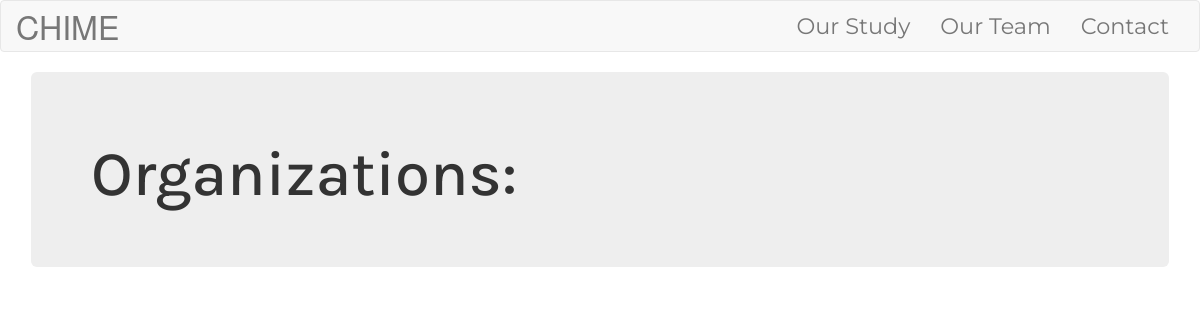
Before: /info/stafflist/ with the older database file.
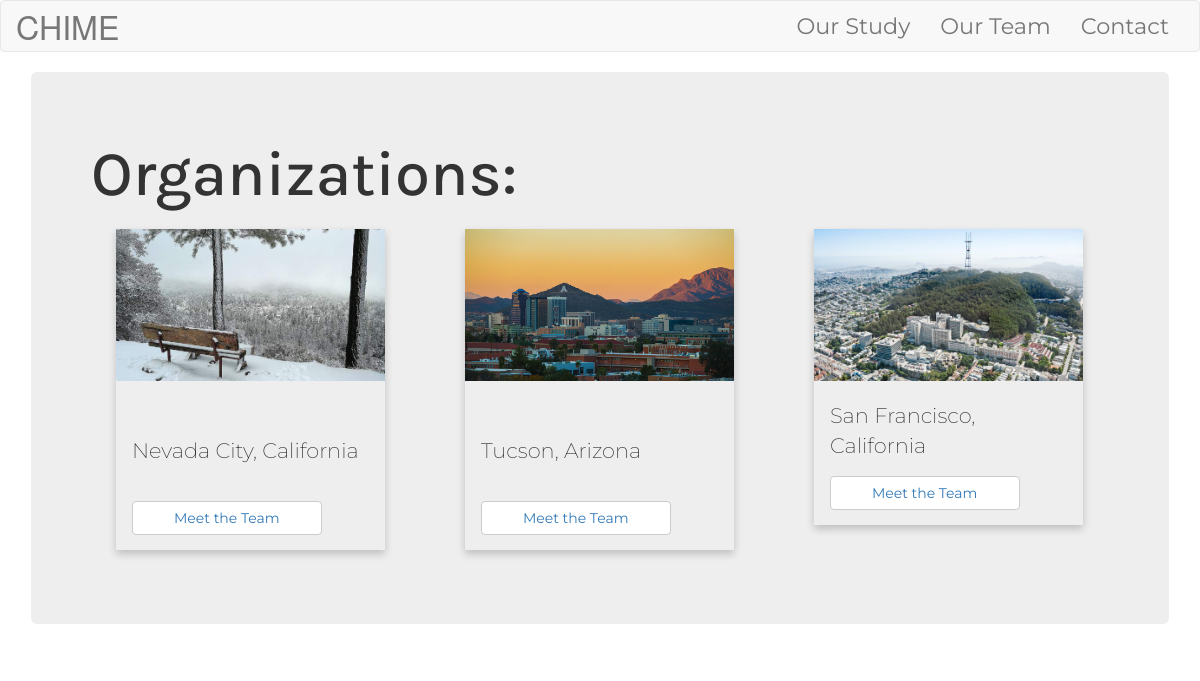
After: the same page with the newer database file.
### info/models.py (models this page shows, shortened)
class Org(models.Model):
    name = models.CharField(max_length=256)
    url = models.URLField()
    city = models.CharField(max_length=256)
    state = models.CharField(max_length=256)
    image = models.ImageField(upload_to='images/', max_length=100, default='NoPho.jpg')

### info/views.py (the view)
# urls.py: path('stafflist/',views.OrgListView.as_view(),name='stafflist'),
class OrgListView(ListView):
    context_object_name = 'Orgs'
    model = models.Org
    template_name = 'info/org_list.html'

### info/templates/info/org_list.html (shortened to what this page needs)
{% extends 'info/info_base.html' %}
{% block body_block %}
{% load static %}
<div class="jumbotron">
<h1>Organizations: </h1>
  <div class="row">
  {% for place in Orgs %}
  {% if place.id == 1 or place.id == 2 %}
    <div class="column">
      <div class="card">
        <img src='{{place.image.url}}' alt="Campus of {{place.name}}" style="width:100%; display: block; margin-left: auto; margin-right: auto;">
        <div class="container">
          <br>
          <p class="title">  <p>{{place.city}}, {{place.state}}</p></p>
          <br>
          <p><button class="btn btn-default" style="width:80%;"><a href="{{place.id}}/">Meet the Team</a></button></p>
        </div>
      </div>
    </div>
    {% else %}
    <div class="column">
      <div class="card">
        <img src='{{place.image.url}}' alt="Campus of {{place.name}}" style="width:100%; display: block; margin-left: auto; margin-right: auto;">
        <div class="container">
          <p class="title">  <p>{{place.city}}, {{place.state}}</p></p>
          <p><button class="btn btn-default" style="width:80%;"><a href="{{place.id}}/">Meet the Team</a></button></p>
        </div>
      </div>
  </div>
  {% endif %}
  {% endfor %}
  </div>
</div>
{% endblock %}

### info/templates/info/info_base.html (shortened to what this page needs)
<!DOCTYPE html>
{% load static %}
<html lang="en" dir="ltr">
  <head>
    <link rel="stylesheet" href="https://maxcdn.bootstrapcdn.com/bootstrap/3.3.7/css/bootstrap.min.css">
    <link rel="stylesheet" href="{% static 'studysite/css/master.css' %}">
  </head>
  <body>
  <body>
  <nav class="navbar navbar-default">
    <div class="container-fluid mobile-nav">
      <div class="navbar-header menu-btn" id="menu-btn">
        <a class="navbar-brand" href="{% url 'home' %}">CHIME</a>
      </div>
      <div class="collapse navbar-collapse responsive-menu" id="bs-example-navbar-collapse-1">
        <ul class="nav navbar-nav navbar-right">
          <li><a href="{% url 'study' %}">Our Study<span class="sr-only">(current)</span></a></li>
          <li><a href="{% url 'info:stafflist' %}">Our Team</a></li>
          <li><a href="{% url 'info:info' %}">Contact</a></li>
        </ul>
      </div>
    </div>
  </nav>
    <div class="container mycontent">
    {% block body_block %}
    {% endblock %}
    </div>
  </body>
</html>

### static/studysite/css/master.css (style rules this page uses)
h1 { font-family: 'Karla', sans-serif; }
p,li,h2 { font-family: 'Montserrat', sans-serif; }
li { font-size: 1.6em; }
.navbar-brand { font-size: 2.3em; }
.responsive-menu { display: none; }
.column { float: left; width: 33.3%; margin-bottom: 16px; padding: 10px 40px; }
.card { box-shadow: 0 4px 8px 0 rgba(0, 0, 0, 0.2); }
.container { padding: 0 16px; }
.container::after, .row::after { content: ""; clear: both; display: table; }
.title { color: grey; }

Changed rows visible on the page:
added Org: image (picture), city "Nevada City", state "California"
added Org: image (picture), city "Tucson", state "Arizona"
added Org: image (picture), city "San Francisco", state "California"
